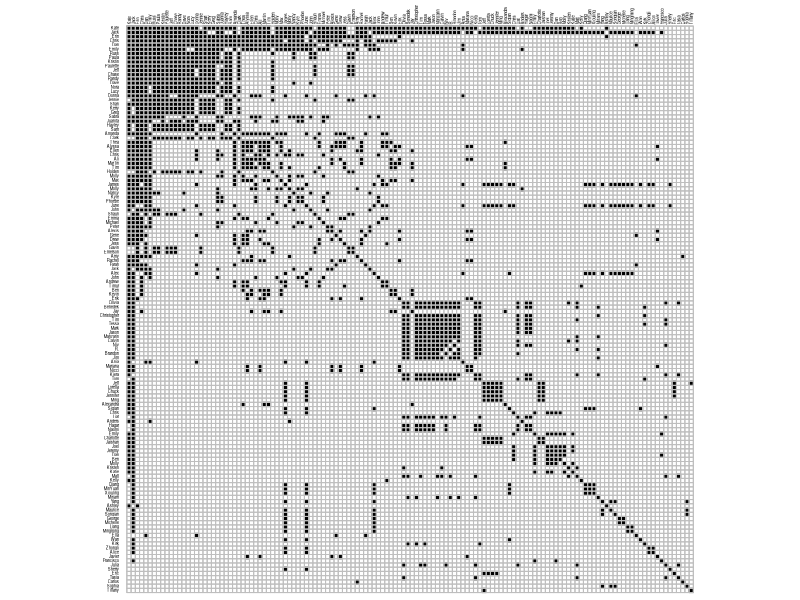
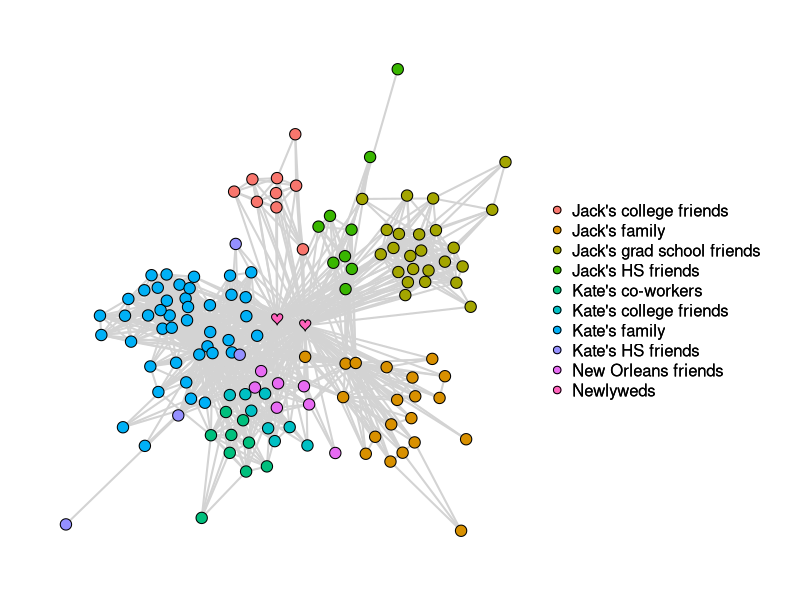

R code for these plots, in order: (Note: this script raises an error after producing the figures.)
## ---- chunk 1
# packages needed
if (!require("tidyverse")) {install.packages("tidyverse")}; require("tidyverse")
if (!require("corrplot")) {install.packages("corrplot")}; require("corrplot")
if (!require("qgraph")) {install.packages("qgraph")}; require("qgraph")

# load data
read_csv(file = "subjective.network.csv") -> admat_lower # adjacency matrix, lower half only
read_csv(file = "groups.csv") -> groups                  # organize guests into groups

# labels for groups and shapes
groups %>%
  mutate(group_label = case_when(group == 1 ~ "Kate's family", 
                                 group == 2 ~ "Kate's co-workers", 
                                 group == 3 ~ "Kate's college friends", 
                                 group == 4 ~ "Kate's HS friends", 
                                 group == 5 ~ "New Orleans friends", 
                                 group == 6 ~ "Jack's HS friends", 
                                 group == 7 ~ "Jack's college friends", 
                                 group == 8 ~ "Jack's grad school friends", 
                                 group == 9 ~ "Jack's family", 
                                 group == 10 ~ "Newlyweds"), 
         shape = ifelse(test = name == "Jack Cao" | 
                          name == "Kate Leist", 
                        yes = "heart", 
                        no = "circle")) -> groups
# convert admat_lower to matrix
admat_lower %>%
  select(2:ncol(admat_lower)) %>%
  as.matrix() -> admat_lower

# create full adjacency matrix
  # 134 x 134 identity matrix
admat_full <- diag(nrow(admat_lower))

  # add column and row labels, first names only
word(string = colnames(admat_lower), start = 1, sep = " ") -> colnames(admat_full) -> rownames(admat_full)

  # make lower half admat_full the same as lower half of admat_lower
admat_full[lower.tri(admat_full)] <- admat_lower[lower.tri(admat_lower)]

  # reflect lower half to upper half
admat_full + t(admat_full) -> admat_full

  # make diag equal to 1
diag(admat_full) <- 1

  # check if symmetric
isSymmetric(admat_full)
## ---- chunk 2

corrplot::corrplot(corr = admat_full, 
                   method = "square", 
                   type = "full",
                   diag = TRUE,
                   order = "FPC",
                   tl.cex = 0.25,
                   tl.col = "black",
                   cl.pos = "n",
                   col = colorRampPalette(c("green","white","black"))(200))
  
## ---- chunk 3

qgraph(input = admat_full,                               ## Adjacency matrix
       layout = "spring",
       groups = as.factor(groups$group_label),    
       palette = "ggplot2",
       labels = FALSE,
       vsize = 1.5,                                      ## Node size
       shape = as.character(groups$shape),               ## Node shape
       border.color = "black",                           ## Border color of nodes
       unCol = "lightgrey",                              ## Edge color
       legend = TRUE, 
       legend.cex = 0.5)

## ---- chunk 4
knitr::include_graphics('/img/wedding_poster.jpg')
